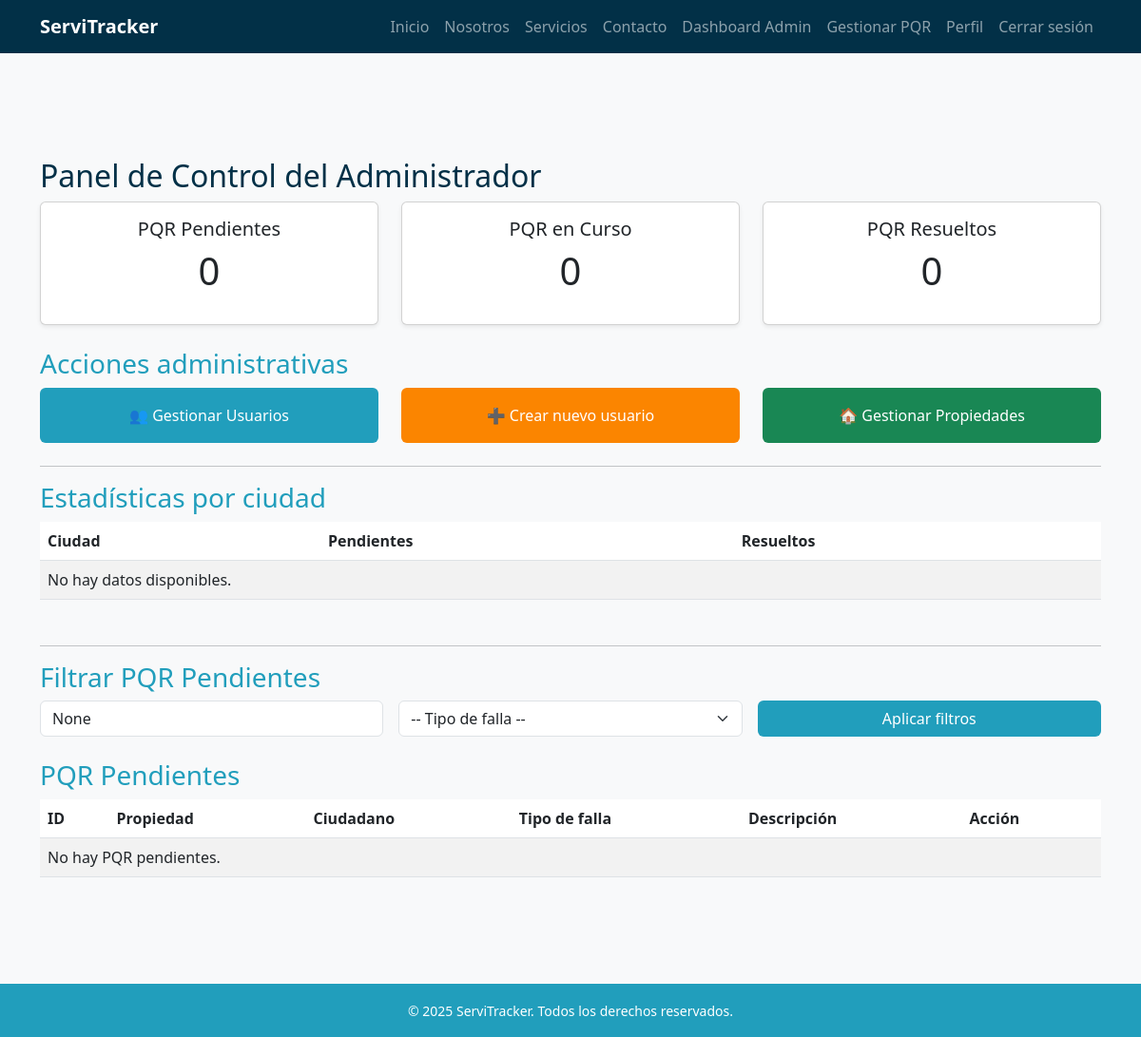
Page /reportes/dashboard/admin/ (signed in) on the earlier database version.
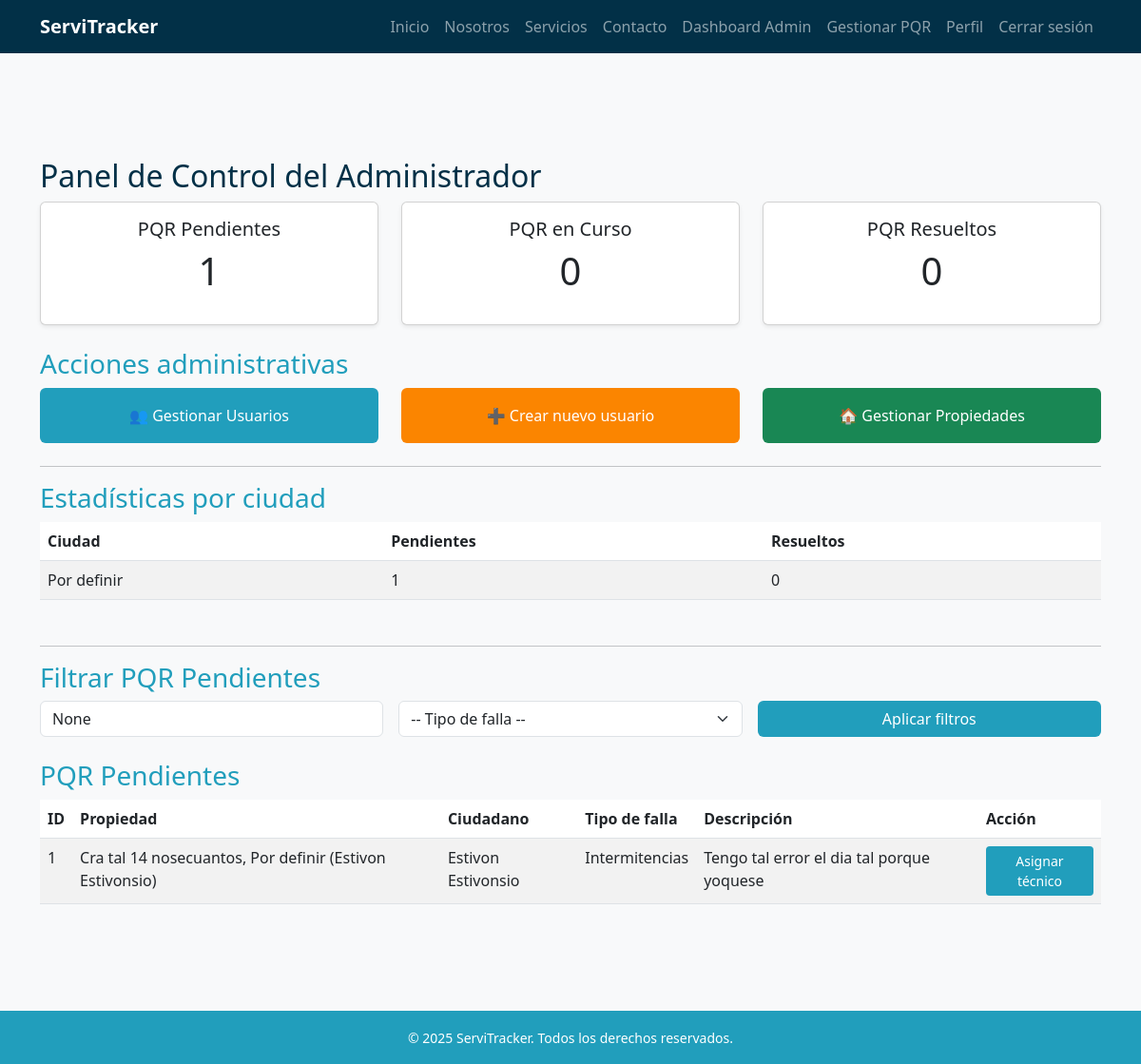
Same page on the later database version.
### propiedades/models.py (models this page shows)
class Propiedad(models.Model):
    usuario = models.ForeignKey(
        settings.AUTH_USER_MODEL,
        on_delete=models.CASCADE,
        related_name='propiedades'
    )
    departamento = models.CharField(max_length=100)
    ciudad = models.CharField(max_length=100)
    direccion = models.CharField(max_length=200)
    activa = models.BooleanField(default=True)
    def __str__(self):
        nombre = self.usuario.get_full_name() if hasattr(self.usuario, 'get_full_name') else str(self.usuario)
        return f"{self.direccion}, {self.ciudad} ({nombre})"

### pqr/models.py (models this page shows, shortened)
class PQR(models.Model):
    ciudadano = models.ForeignKey(
        settings.AUTH_USER_MODEL,
        on_delete=models.SET_NULL,
        null=True,
        blank=True,
        related_name="pqrs_ciudadano"
    )
    propiedad = models.ForeignKey(
        Propiedad,
        on_delete=models.SET_NULL,
        null=True,
        blank=True
    )
    tipo_falla = models.ForeignKey(
        TipoFalla,
        on_delete=models.PROTECT
    )
    descripcion = models.TextField()
    estado = models.ForeignKey(
        EstadoPQR,
        on_delete=models.PROTECT
    )
    tecnico_asignado = models.ForeignKey(
        settings.AUTH_USER_MODEL,
        on_delete=models.SET_NULL,
        null=True,
        blank=True,
        related_name="pqrs_tecnico"
    )
    fecha_creacion = models.DateTimeField(auto_now_add=True)
    fecha_actualizacion = models.DateTimeField(auto_now=True)

class TipoFalla(models.Model):
    nombre = models.CharField(max_length=100)
    def __str__(self):
        return self.nombre

### usuarios/models.py (models this page shows)
class Usuario(AbstractBaseUser, PermissionsMixin):
    ROLES = [
        ("administrador", "Administrador"),
        ("agente", "Agente"),
        ("tecnico", "Técnico"),
        ("ciudadano", "Ciudadano"),
    ]
    documento = models.CharField(max_length=20, unique=True)
    email = models.EmailField(blank=True, null=True)
    nombres = models.CharField(max_length=100, blank=True, null=True)
    apellidos = models.CharField(max_length=100, blank=True, null=True)
    rol = models.CharField(max_length=20, choices=ROLES, default="ciudadano")
    especialidad = models.ForeignKey(Especialidad, on_delete=models.SET_NULL, null=True, blank=True)
    is_active = models.BooleanField(default=True)
    is_staff = models.BooleanField(default=False)
    date_joined = models.DateTimeField(auto_now_add=True)
    objects = UsuarioManager()
    USERNAME_FIELD = "documento"
    REQUIRED_FIELDS = []  # puedes agregar 'email' si quieres que sea obligatorio
    def __str__(self):
        return self.get_public_name()
    def get_full_name(self):
        nombre = (self.nombres or "").strip()
        apellido = (self.apellidos or "").strip()
        full = f"{nombre} {apellido}".strip()
        return full or ""
    def get_public_name(self):
        return self.get_full_name() or "Usuario"

### reportes/views.py (the view)
# urls.py: path("dashboard/admin/", views.dashboard_admin, name="dashboard_admin"),
@user_passes_test(lambda u: u.is_staff or u.rol == "administrador")
def dashboard_admin(request):
    ciudad = request.GET.get("ciudad")
    tipo_falla_id = request.GET.get("tipo_falla")
    pendientes = PQR.objects.filter(estado__nombre="Pendiente").count()
    en_curso = PQR.objects.filter(estado__nombre="En curso").count()
    resueltos = PQR.objects.filter(estado__nombre="Resuelto").count()
    estadisticas_ciudad = {}
    for pqr in PQR.objects.select_related('propiedad').all():
        if pqr.propiedad:
            ciudad_key = pqr.propiedad.ciudad
            if ciudad_key not in estadisticas_ciudad:
                estadisticas_ciudad[ciudad_key] = {"pendientes": 0, "resueltos": 0}
            if pqr.estado.nombre == "Pendiente":
                estadisticas_ciudad[ciudad_key]["pendientes"] += 1
            elif pqr.estado.nombre == "Resuelto":
                estadisticas_ciudad[ciudad_key]["resueltos"] += 1
    pqr_pendientes = PQR.objects.filter(estado__nombre="Pendiente")
    if ciudad:
        pqr_pendientes = pqr_pendientes.filter(propiedad__ciudad__icontains=ciudad)
    if tipo_falla_id:
        pqr_pendientes = pqr_pendientes.filter(tipo_falla__id=tipo_falla_id)
    tipos_falla = TipoFalla.objects.all()
    contexto = {
        "pendientes": pendientes,
        "en_curso": en_curso,
        "resueltos": resueltos,
        "estadisticas_ciudad": estadisticas_ciudad,
        "pqr_pendientes": pqr_pendientes,
        "tipos_falla": tipos_falla,
        "ciudad": ciudad,
        "tipo_falla_id": tipo_falla_id,
    }
    return render(request, 'reportes/dashboard_admin.html', contexto)

### templates/reportes/dashboard_admin.html (shortened to what this page needs)
{% extends 'base.html' %}
{% block content %}
<h2 class="text-blue-dark">Panel de Control del Administrador</h2>
<div class="row mb-4">
    <div class="col-md-4">
        <div class="card shadow-sm">
            <div class="card-body text-center">
                <h5 class="card-title">PQR Pendientes</h5>
                <p class="display-6">{{ pendientes }}</p>
            </div>
        </div>
    </div>
    <div class="col-md-4">
        <div class="card shadow-sm">
            <div class="card-body text-center">
                <h5 class="card-title">PQR en Curso</h5>
                <p class="display-6">{{ en_curso }}</p>
            </div>
        </div>
    </div>
    <div class="col-md-4">
        <div class="card shadow-sm">
            <div class="card-body text-center">
                <h5 class="card-title">PQR Resueltos</h5>
                <p class="display-6">{{ resueltos }}</p>
            </div>
        </div>
    </div>
</div>
<h3 class="text-blue-mid">Acciones administrativas</h3>
<div class="row mb-4">
    <div class="col-md-4">
        <a href="{% url 'lista_usuarios' %}" class="btn btn-blue-mid w-100 py-3 text-center">
            👥 Gestionar Usuarios
        </a>
    </div>
    <div class="col-md-4">
        <a href="{% url 'crear_usuario' %}" class="btn btn-orange-dark w-100 py-3 text-center">
            ➕ Crear nuevo usuario
        </a>
    </div>
    <div class="col-md-4">
        <a href="{% url 'lista_propiedades' %}" class="btn btn-green-dark w-100 py-3 text-center">
            🏠 Gestionar Propiedades
        </a>
    </div>
</div>
<hr>
<h3 class="text-blue-mid">Estadísticas por ciudad</h3>
<table class="table table-striped mb-5">
    <thead>
        <tr>
            <th>Ciudad</th>
            <th>Pendientes</th>
            <th>Resueltos</th>
        </tr>
    </thead>
    <tbody>
        {% for ciudad, datos in estadisticas_ciudad.items %}
        <tr>
            <td>{{ ciudad }}</td>
            <td>{{ datos.pendientes }}</td>
            <td>{{ datos.resueltos }}</td>
        </tr>
        {% empty %}
        <tr><td colspan="3">No hay datos disponibles.</td></tr>
        {% endfor %}
    </tbody>
</table>
<hr>
<h3 class="text-blue-mid">Filtrar PQR Pendientes</h3>
<form method="get" class="row g-3 mb-4">
    <div class="col-md-4">
        <input type="text" name="ciudad" value="{{ ciudad }}" class="form-control" placeholder="Ciudad">
    </div>
    <div class="col-md-4">
        <select name="tipo_falla" class="form-select">
            <option value="">-- Tipo de falla --</option>
        </select>
    </div>
    <div class="col-md-4">
        <button type="submit" class="btn btn-blue-mid w-100">Aplicar filtros</button>
    </div>
</form>
<h3 class="text-blue-mid">PQR Pendientes</h3>
<table class="table table-striped">
    <thead>
        <tr>
            <th>ID</th>
            <th>Propiedad</th>
            <th>Ciudadano</th>
            <th>Tipo de falla</th>
            <th>Descripción</th>
            <th>Acción</th>
        </tr>
    </thead>
    <tbody>
        {% for pqr in pqr_pendientes %}
        <tr>
            <td>{{ pqr.id }}</td>
            <td>{{ pqr.propiedad }}</td>
            <td>{{ pqr.ciudadano }}</td>
            <td>{{ pqr.tipo_falla }}</td>
            <td>{{ pqr.descripcion }}</td>
            <td>
                <a href="{% url 'asignar_tecnico' pqr.pk %}" class="btn btn-sm btn-blue-mid">Asignar técnico</a>
            </td>
        </tr>
        {% empty %}
        <tr><td colspan="6">No hay PQR pendientes.</td></tr>
        {% endfor %}
    </tbody>
</table>
{% endblock %}

Differences in the rows shown:
added Propiedad: estadisticas_ciudad "Por definir"
added PQR: id "1", propiedad "Cra tal 14 nosecuantos, Por definir (Estivon Estivonsio)", ciudadano "Estivon Estivonsio", tipo_falla "Intermitencias", descripcion "Tengo tal error el dia tal porque yoquese"
Other differences:
{{ pendientes }}: "0" → "1"
new list line: "1 0"
text no longer shown: "No hay datos disponibles. No hay PQR pendientes."
